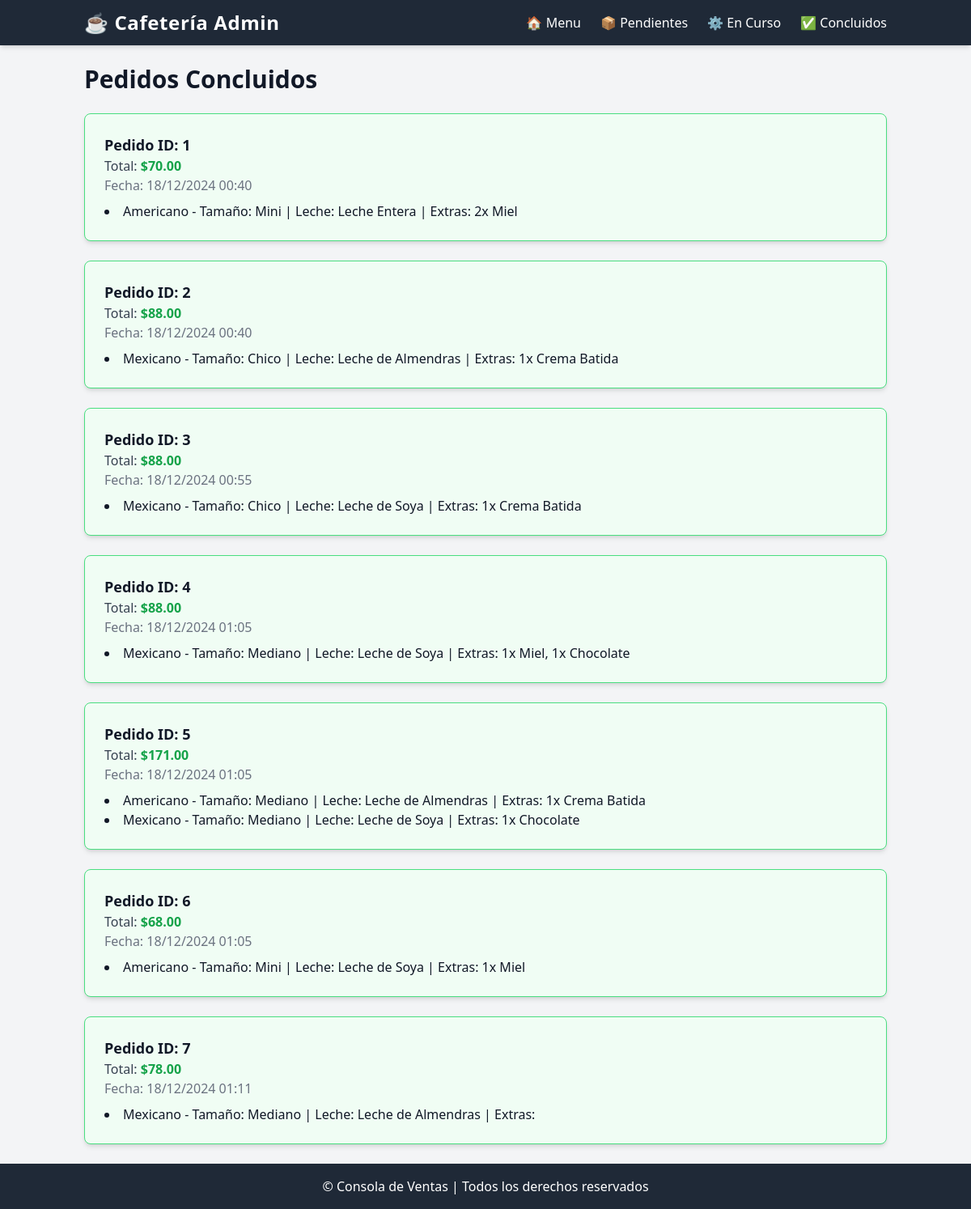
The page /pedidos/concluidos on the database its author committed.
### app/models.py (models this page shows, shortened)
class Pedido(db.Model):
    __tablename__ = 'pedidos'
    id = db.Column(db.Integer, primary_key=True)
    productos_str = db.Column(db.Text, nullable=True)
    total = db.Column(db.Numeric(10, 2), default=Decimal('0.00'))
    estado = db.Column(db.String(20), default='pendiente')  # Asegúrate de que el valor por defecto sea 'pendiente'
    created_at = db.Column(db.DateTime, default=datetime.utcnow)
    updated_at = db.Column(db.DateTime, default=datetime.utcnow, onupdate=datetime.utcnow)
    @property
    def productos(self):
        if self.productos_str:
            return json.loads(self.productos_str)
        return []

### app/views.py (the view)
    @app.route('/pedidos/concluidos')
    def pedidos_concluidos():
        pedidos = Pedido.query.filter_by(estado='concluido').all()
        return render_template('pedidos/surtir/concluidos.html', pedidos=pedidos)

### app/templates/pedidos/surtir/concluidos.html (shortened to what this page needs)
{% extends "pedidos/surtir/base.html" %}
{% block content %}
<h1 class="text-3xl font-bold mb-6">Pedidos Concluidos</h1>
<div class="space-y-6">
    {% for pedido in pedidos %}
    <div class="bg-green-50 p-6 rounded-lg shadow-md border border-green-400">
        <h2 class="text-lg font-semibold">Pedido ID: {{ pedido.id }}</h2>
        <p class="text-gray-700">Total: <span class="text-green-600 font-bold">${{ pedido.total }}</span></p>
        <p class="text-gray-500">Fecha: {{ pedido.created_at.strftime('%d/%m/%Y %H:%M') }}</p>
        <ul class="mt-2 list-disc list-inside">
            {% for producto in pedido.productos %}
                <li>{{ producto['nombre_producto'] }} - Tamaño: {{ producto['tamano_nombre'] }} | Leche: {{ producto['leche_nombre'] }} | Extras: {{ producto['extras'] | join(', ') }}</li>
            {% endfor %}
        </ul>
    </div>
    {% else %}
    <p class="text-gray-500 text-center">No hay pedidos concluidos.</p>
    {% endfor %}
</div>
{% endblock %}

### rows shown on the page
Pedido: id "1", total "70.00", created_at "18/12/2024 00:40", nombre_producto "Americano", tamano_nombre "Mini", leche_nombre "Leche Entera", extras "2x Miel"
Pedido: id "2", total "88.00", created_at "18/12/2024 00:40", nombre_producto "Mexicano", tamano_nombre "Chico", leche_nombre "Leche de Almendras", extras "1x Crema Batida"
Pedido: id "3", total "88.00", created_at "18/12/2024 00:55", nombre_producto "Mexicano", tamano_nombre "Chico", leche_nombre "Leche de Soya", extras "1x Crema Batida"
Pedido: id "4", total "88.00", created_at "18/12/2024 01:05", nombre_producto "Mexicano", tamano_nombre "Mediano", leche_nombre "Leche de Soya", extras "1x Miel, 1x Chocolate"
Pedido: id "5", total "171.00", created_at "18/12/2024 01:05", nombre_producto "Americano" "Mexicano", tamano_nombre "Mediano" "Mediano", leche_nombre "Leche de Almendras" "Leche de Soya", extras "1x Crema Batida" "1x Chocolate"
Pedido: id "6", total "68.00", created_at "18/12/2024 01:05", nombre_producto "Americano", tamano_nombre "Mini", leche_nombre "Leche de Soya", extras "1x Miel"
Pedido: id "7", total "78.00", created_at "18/12/2024 01:11", nombre_producto "Mexicano", tamano_nombre "Mediano", leche_nombre "Leche de Almendras"
